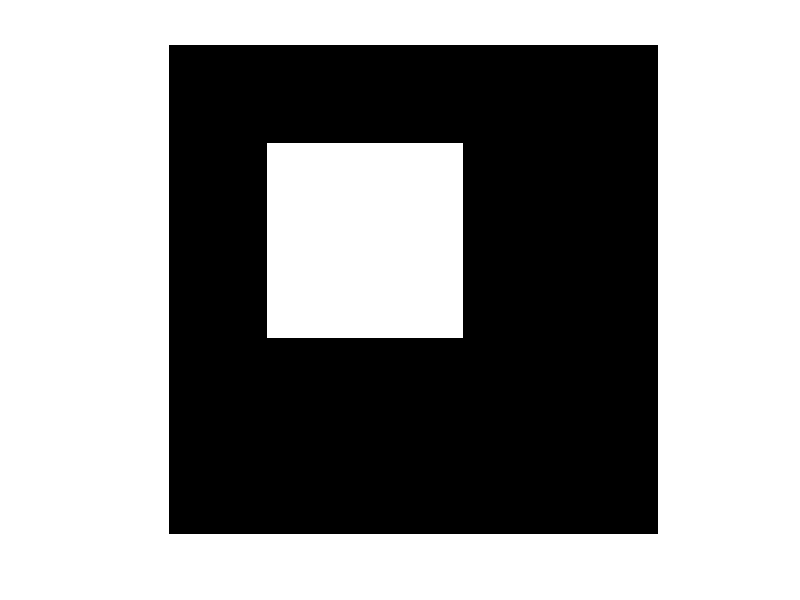

The MATLAB source for this figure:
% By Charsi

clc
close all

rows = input('Enter number of rows\n');
columns = input('Enter number of columns\n');

matrix = zeros(rows, columns);

cntrX = rows/2;
cntrY = columns/2;
raduis = rows / 4;

for i = 1 : 1000
    for j = 1 : 1000
        if( max(abs((cntrX - i)), abs((cntrY - j ))) <= raduis )
            matrix(i, j) = 255;
        end
    end
end

imshow(matrix);